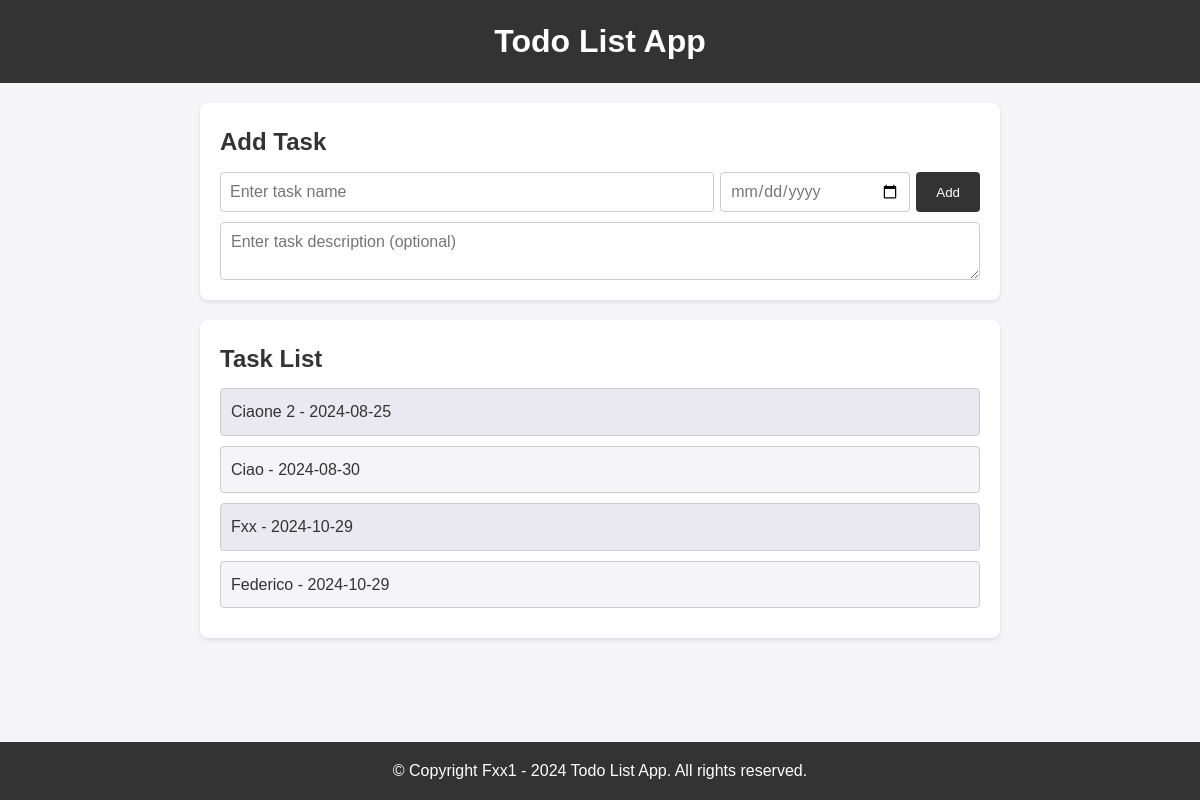
Before: / with the older database file.
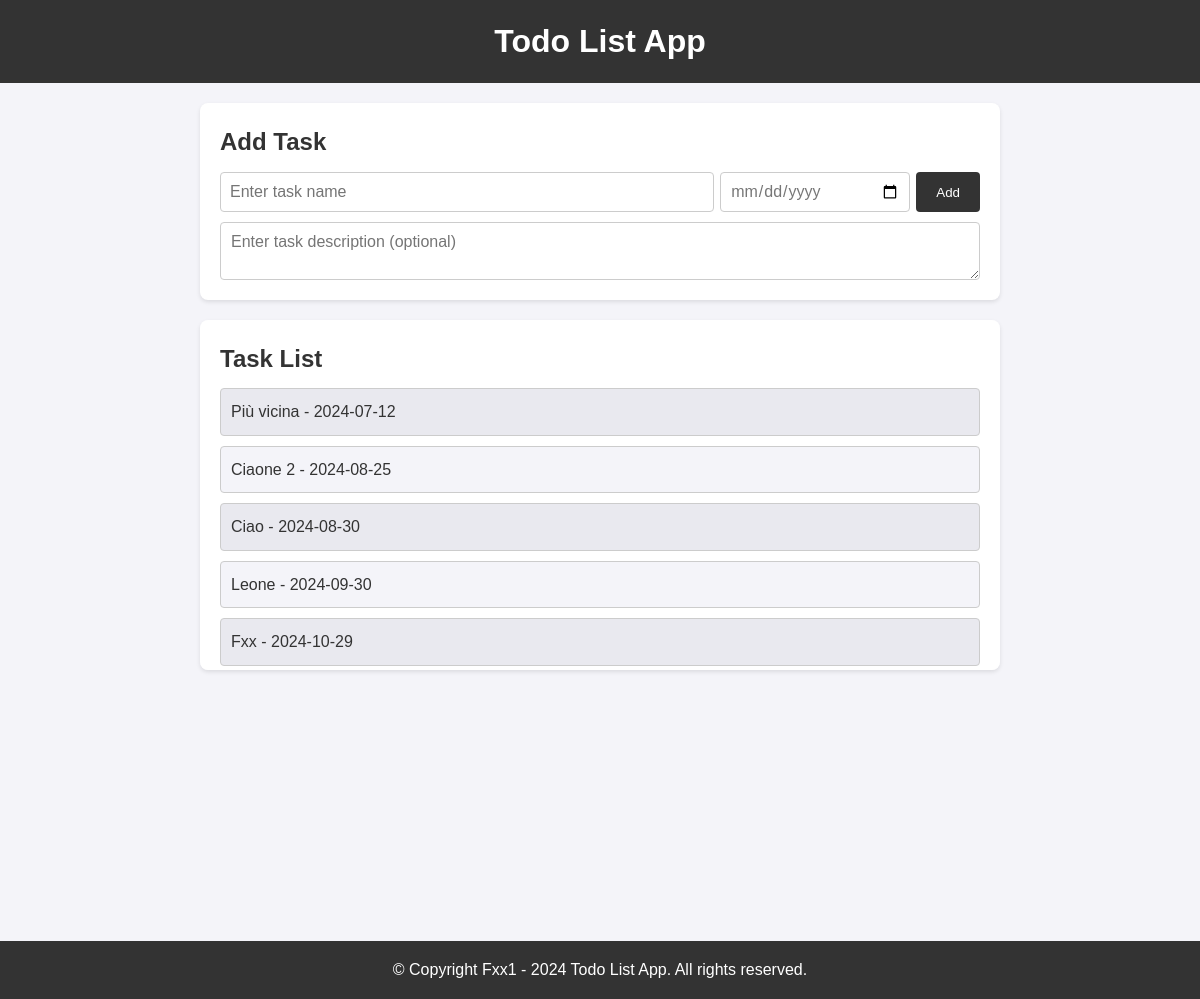
After: the same page with the newer database file.
### main.py (models this page shows, shortened)
class Task(db.Model):
    id: Mapped[int] = mapped_column(Integer, primary_key=True)
    name: Mapped[str] = mapped_column(String(250), unique=True, nullable=False)
    date: Mapped[str] = mapped_column(String(500), nullable=False)
    description: Mapped[str] = mapped_column(String(1000), nullable=False)

### main.py (the view, shortened to what this page needs)
@app.route('/', methods=["GET", "POST"])
def index():
    if request.method == "GET":
        tasks = Task.query.order_by(Task.date).all()
        return render_template('index.html', tasks=tasks)

### templates/index.html (shortened to what this page needs)
<!DOCTYPE html>
<html lang="en">
  <head>
    <link
      rel="stylesheet"
      href="{{ url_for('static', filename='styles.css') }}"
    />
  </head>
  <body>
    <header>
      <h1>Todo List App</h1>
    </header>
    <main>
      <section id="task-form">
        <h2>Add Task</h2>
        <form action="{{ url_for('index') }}" method="POST">
          <div class="main-input">
            <input
              type="text"
              id="task-input"
              placeholder="Enter task name"
              name="name"
              required
            />
            <input
              type="date"
              id="date-input"
              placeholder="Enter task date"
              name="date"
              required
            />
            <button type="submit" value="add-task">Add</button>
          </div>
          <div class="description">
            <textarea
              id="description-input"
              placeholder="Enter task description (optional)"
              name="description"
            ></textarea>
          </div>
        </form>
      </section>
      <section id="task-list">
        <h2>Task List</h2>
        <ul>
          {% for task in tasks %}
            <li>{{ task.name }} - {{ task.date }}</li>
          {% endfor %}
        </ul>
      </section>
    </main>
    <footer>
      <p>&copy; Copyright Fxx1 - 2024 Todo List App. All rights reserved.</p>
    </footer>
  </body>
</html>

### static/styles.css (style rules this page uses)
* { margin: 0; padding: 0; box-sizing: border-box; }
body { background-color: #f4f4f9; color: #333; line-height: 1.6; }
body, form, input, textarea, button { font-family: "Lucida Sans", "Lucida Sans Regular", "Lucida Grande", "Lucida Sans Unicode", Geneva, Verdana, sans-serif; }
header { background: #333; color: #fff; padding: 1rem 0; text-align: center; margin-bottom: 20px; }
header h1 { font-size: 2rem; }
main { width: 80%; max-width: 800px; margin: 0 auto; }
section { background: #fff; margin-bottom: 20px; padding: 20px; border-radius: 8px; box-shadow: 0 2px 4px rgba(0, 0, 0, 0.1); }
section h2 { margin-bottom: 10px; font-size: 1.5rem; color: #333; }
.main-input { display: flex; justify-content: space-between; align-items: center; }
form input[type="text"] { width: 65%; height: 40px; padding: 9px; border: 1px solid #ccc; border-radius: 4px; font-size: 1rem; }
#date-input { width: 25%; height: 40px; padding: 9px; border: 1px solid #ccc; border-radius: 4px; font-size: 1rem; color: #777; }
textarea { display: block; width: 100%; margin-top: 10px; padding: 10px; border: 1px solid #ccc; border-radius: 4px; font-size: 1rem; }
form button { height: 40px; padding: 13px 20px; border: none; background: #333; color: #fff; border-radius: 4px; cursor: pointer; transition: background 0.3s ease; }
#task-list ul { list-style: none; }
#task-list { overflow-y: scroll; max-height: 350px; }
#task-list li { background: #f4f4f9; margin-bottom: 10px; padding: 10px; border: 1px solid #ccc; border-radius: 4px; display: flex; justify-content: space-between; align-items: center; }
#task-list li:nth-child(odd) { background: #e9e9ef; }
footer { text-align: center; padding: 1rem 0; background: #333; color: #fff; position: absolute; bottom: 0; width: 100%; }
footer p { margin: 0; }

Changed rows visible on the page:
no longer on this page (row unchanged): Task: name "Federico", date "2024-10-29"
added Task: name "Più vicina", date "2024-07-12"
added Task: name "Leone", date "2024-09-30"
